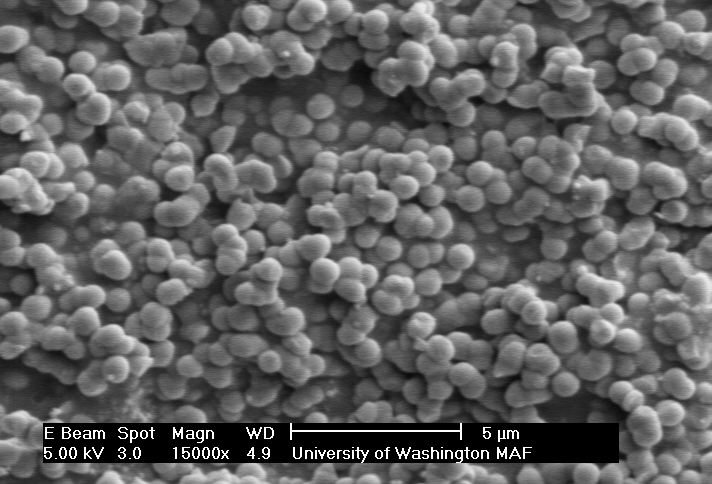
#> input picture SEM_Images/R5 K3Me3 SiO2_3-3.TIF, 712 x 484 px, found by its file name
$ jupyter execute Edge_Detection.ipynb
#> lines starting #> are read from the running program, lines starting #| are printed output that depends on the picture
[cell 1]
import numpy as np
import cv2
from matplotlib import pyplot as plt

[cell 2]
img = cv2.imread('R5 K3Me3 SiO2_3-3.tif')
#> img is the input picture: shape (484, 712, 3); min 0, max 255, mean 97.2
img = np.array(img, dtype=np.uint8)

[cell 3]
kernel = np.ones((5,5), np.uint8)
opening = cv2.morphologyEx(img, cv2.MORPH_OPEN, kernel)
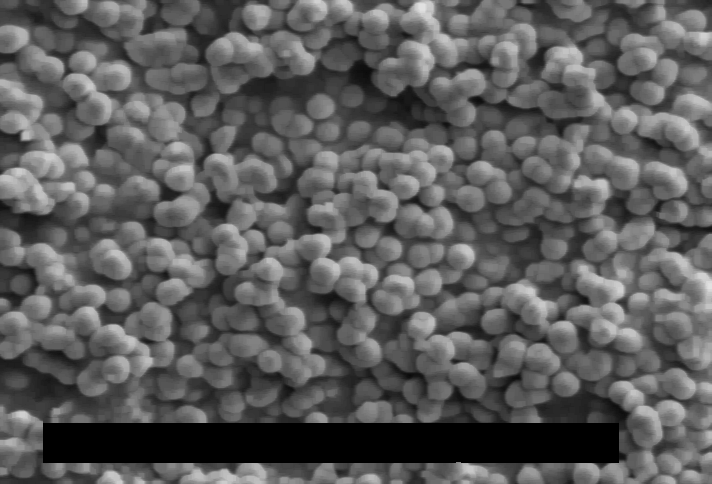
#> opening: shape (484, 712, 3); min 0, max 225, mean 91.8
canny = cv2.Canny(opening,100,150,3,L2gradient=True)
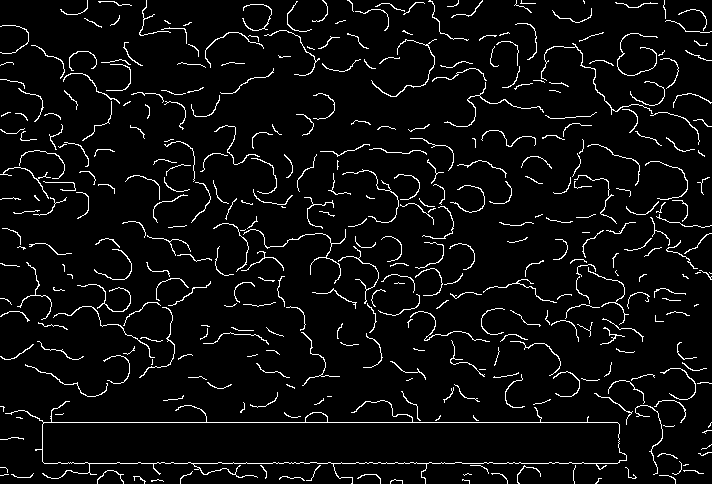
#> canny: shape (484, 712); 5.1% white in thin lines or dots
fig, ax = plt.subplots(3,1,figsize=(30,30))
ax[0].imshow(opening)
ax[1].imshow(canny)
ax[2].imshow(img)
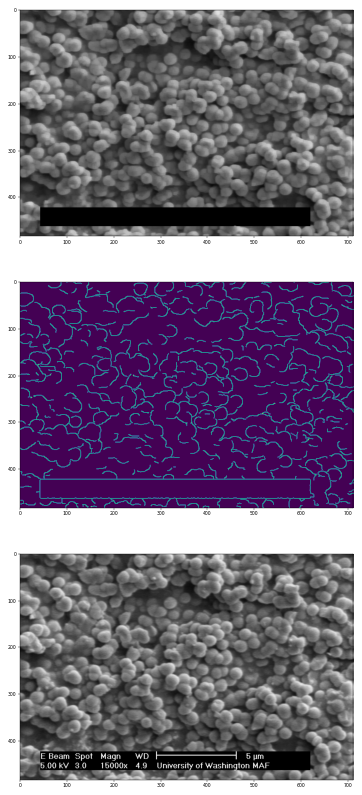
#> figure drawn by matplotlib, 3 panels

[cell 4]
img1 = cv2.imread('Opal_tecopa_near_gem.jpg')
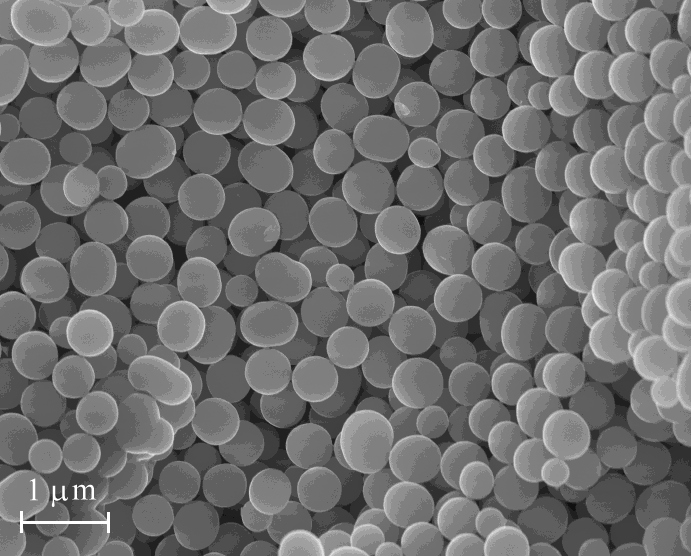
#> input picture Opal_Tecopa_near_gem.jpg, 691 x 556 px, found by its file name
#> img1 is the input picture: shape (556, 691, 3); min 13, max 255, mean 111
img1 = np.array(img, dtype=np.uint8)
